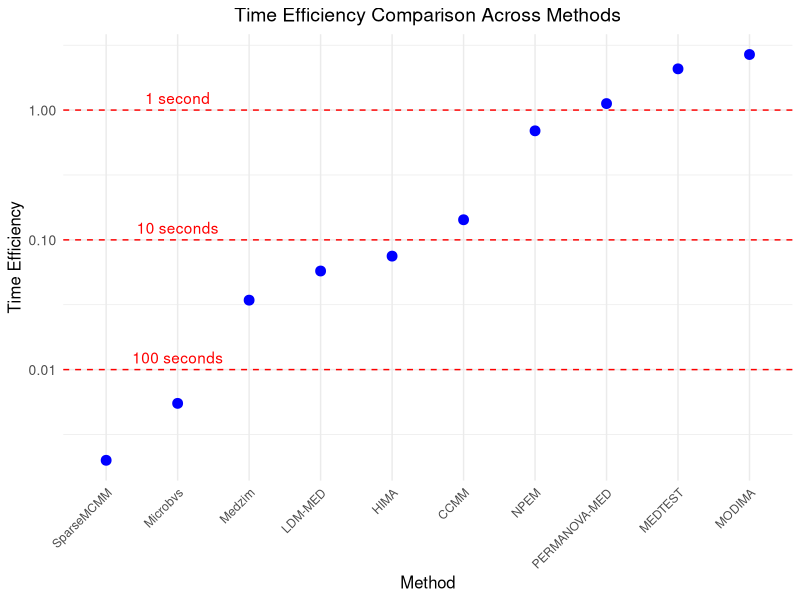

The R script that drew this image:
library(ggplot2)

# 创建数据框
time_data <- data.frame(
  Method = c("MODIMA", "MEDTEST", "PERMANOVA-MED", "NPEM", "CCMM", "HIMA", "LDM-MED", "Medzim", "Microbvs", "SparseMCMM"),
  Time = c(0.373, 0.481, 0.891, 1.445, 7.002, 13.349, 17.386, 29.162, 182.077, 500)  # SparseMCMM 时间设为最差
)

# 计算性能 (效率的倒数：1 / Time)
time_data$Performance <- 1 / time_data$Time

# 绘制散点图
ggplot(time_data, aes(x = reorder(Method, Performance), y = Performance)) +
  geom_point(size = 3, color = "blue") +
  geom_hline(yintercept = 1 / c(1, 10, 100), linetype = "dashed", color = "red") +  # 添加参考线
  annotate("text", x = 2, y = 1 / 1, label = "1 second", vjust = -0.5, color = "red") +
  annotate("text", x = 2, y = 1 / 10, label = "10 seconds", vjust = -0.5, color = "red") +
  annotate("text", x = 2, y = 1 / 100, label = "100 seconds", vjust = -0.5, color = "red") +
  theme_minimal() +
  labs(
    title = "Time Efficiency Comparison Across Methods",
    x = "Method",
    y = "Time Efficiency"  # 修改纵坐标标签为 Performance
  ) +
  scale_y_log10(
    breaks = c(1 / 100, 1 / 10, 1 / 1, 1 / 0.1)  # 对数比例
  ) +  
  theme(
    plot.title = element_text(hjust = 0.5, size = 14),  # 居中标题
    axis.text.x = element_text(angle = 45, hjust = 1),  # 旋转X轴标签
    axis.text.y = element_text(size = 10),
    axis.title = element_text(size = 12)
  )


